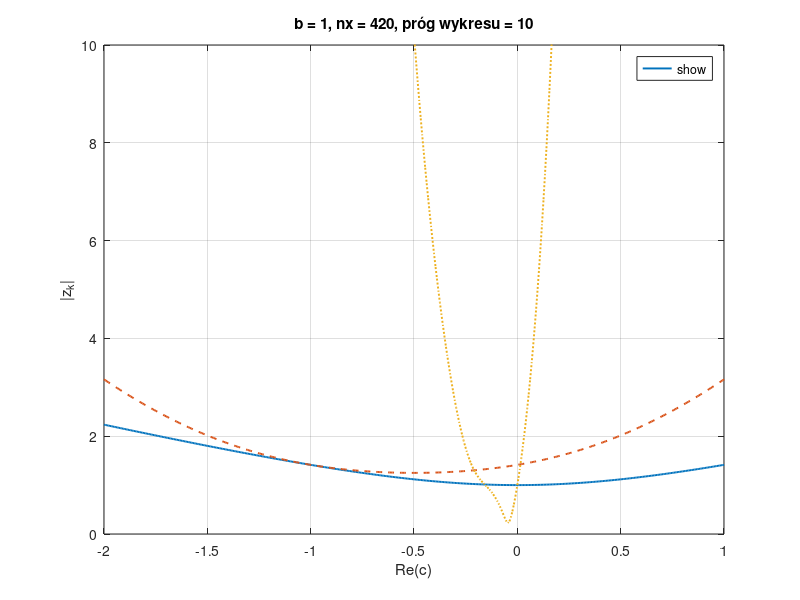

Write the MATLAB code that produced this figure.
function [b, x, c, z1, z2, z5] = lab2_z1()
% LAB2_Z1 Wybrane wyrazy orbit dla punktów odcinka.
% Wejście: brak. Parametry określasz wewnątrz funkcji.
% Wyjście:
%   b  - wybrana część urojona, rzeczywisty skalar double z [-1.5, 1.5].
%   x  - nx równomiernych współrzędnych od -2 do 1, z końcami włącznie.
%   c  - parametry zespolone x + 1i*b, niezmienne podczas obliczeń.
%   z1 - wartości orbit po pierwszym kroku.
%   z2 - wartości orbit po drugim kroku.
%   z5 - wartości orbit po piątym kroku.
% x, c, z1, z2 i z5 są osobnymi wektorami double o rozmiarze [1, nx].
% nx jest liczbą punktów od 200 do 1000, początkowo 200. nx = numel(x).
% x jest rzeczywisty. c, z1, z2 i z5 mogą być zespolone.
% Wyniki rekurencji zachowujemy bez obcinania wartości.
% Wykres: jedna figura, trzy krzywe |z1|, |z2| i |z5| względem x.
% Granice x, nx, z0 i plot_limit są lokalne, nie są wynikami funkcji.
%
% UZUPEŁNIJ oznacza miejsce na obliczenia. [] oznacza brak wyniku.
% Zastąp puste przypisania obliczeniami, zachowując nagłówek funkcji.

%===============================================================================
%% Parametry doświadczenia.
% W MG zachowaj xmin = -2 i xmax = 1. Zmieniaj granice tylko lokalnie.
xmin = -2;
xmax = 1;
% Liczba punktów: całkowita od 200 do 1000.
nx = 420;
% UZUPEŁNIJ: wybierz rzeczywiste b z przedziału [-1.5, 1.5].
% Początkowe 2 jest poza zakresem i trzeba je zmienić.
b = 1;
% Dodatnia, skończona granica widoku. Nie zmienia wyników obliczeń.
plot_limit = 10;

%% Punkty i stan początkowy.
% UZUPEŁNIJ: utwórz nx równomiernych współrzędnych od xmin do xmax.
% Możesz skorzystać z linspace, które uwzględnia oba końce przedziału.
% https://www.mathworks.com/help/matlab/ref/double.linspace.html
x = linspace(xmin, xmax, nx);
% UZUPEŁNIJ: połącz części rzeczywiste x ze wspólną częścią urojoną b.
% Użyj jednostki urojonej 1i albo funkcji complex.
% https://www.mathworks.com/help/matlab/ref/complex.html
c = complex(x, b);
% UZUPEŁNIJ: przygotuj wartości początkowe dla wszystkich punktów c.
% Pomocne są zeros oraz size do zachowania rozmiaru wektora.
% https://www.mathworks.com/help/matlab/ref/zeros.html
% https://www.mathworks.com/help/matlab/ref/double.size.html
z0 = zeros(size(x));

%% Wartości dla wymaganych numerów kroków.
% UZUPEŁNIJ: oblicz z1 zgodnie z rekurencją podaną w opisie.
% Operator .^ wykonuje potęgowanie każdego elementu wektora osobno.
% https://www.mathworks.com/help/matlab/ref/double.power.html
z1 = z0.^2 + c;
% UZUPEŁNIJ: wyznacz z2 na podstawie poprzedniego kroku i tego samego c.
% Możesz ponownie użyć operatorów .^ oraz +.
z2 = z1.^2 + c;
z3 = z2.^2 + c;
z4 = z3.^2 + c;
% UZUPEŁNIJ: wyznacz z5, uwzględniając również trzeci i czwarty krok.
% Możesz zachować wyniki pośrednie w zmiennych z3 i z4.
z5 = z4.^2 + c;
%===============================================================================

%% Wykres modułów wyników z kodu startowego.
% Rysowanie rozpoczyna się po uzupełnieniu potrzebnych wyników.
if ~isempty(x) && ~isempty(z1) && ~isempty(z2) && ~isempty(z5)
    fig = figure('Name', 'Kroki 1, 2 i 5 iteracji Mandelbrota', ...
        'Color', 'w', 'WindowStyle', 'normal');
    % Okno 1600 x 800 wymaga ekranu >= 1700 x 950. Inaczej domyślne.
    screen_units = get(groot, 'Units');
    set(groot, 'Units', 'pixels');
    screen_size = get(groot, 'ScreenSize');
    set(groot, 'Units', screen_units);
    if all(screen_size(3:4) >= [1700 950])
        set(fig, 'Units', 'pixels', 'Position', [50 50 1600 800]);
    end
    % Jasne tło i czytelne podpisy także przy ciemnym motywie MATLAB-a.
    if isprop(fig, 'Theme')
        fig.Theme = 'light';
    end
    % abs oblicza moduły bez modyfikowania zespolonych wyników.
    % https://www.mathworks.com/help/matlab/ref/double.abs.html
    % https://www.mathworks.com/help/matlab/ref/plot.html
    plot(x, abs(z1), '-', 'LineWidth', 1.4, 'DisplayName', 'k = 1');
    hold on;
    plot(x, abs(z2), '--', 'LineWidth', 1.4, 'DisplayName', 'k = 2');
    plot(x, abs(z5), ':', 'LineWidth', 1.4, 'DisplayName', 'k = 5');
    hold off;
    grid on;
    % Zmiana zakresu widoku nie obcina danych przekazanych do plot.
    % https://www.mathworks.com/help/matlab/ref/axis.html
    axis([xmin xmax 0 plot_limit]);
    xlabel('Re(c)');
    ylabel('|z_k|');
    legend('show', 'Location', 'best');
    title(sprintf('b = %.3g, nx = %d, próg wykresu = %.3g', ...
        b, nx, plot_limit));
end

%% Zapis wykresu do sprawozdania.
% Zapisz PNG lokalnie do sprawozdania: odkomentuj save_png = 1.
% W MG pozostaw 0. Plik w bieżącym katalogu zostanie nadpisany.
% https://www.mathworks.com/help/matlab/ref/exportgraphics.html
save_png = 0;
% save_png = 1;
if save_png == 1
    % Zapisuj wyłącznie figurę utworzoną w tym wywołaniu funkcji.
    % https://www.mathworks.com/help/matlab/ref/exist.html
    % https://www.mathworks.com/help/matlab/ref/isgraphics.html
    if exist('fig', 'var') && isgraphics(fig, 'figure') && ...
            ~isempty(findall(fig, 'Type', 'line'))
        exportgraphics(fig, 'lab2_zadanie1.png', 'Resolution', 200);
    else
        warning('LAB2:NoFigure', ...
            'Najpierw uzupełnij obliczenia i utwórz wykres.');
    end
end

end
